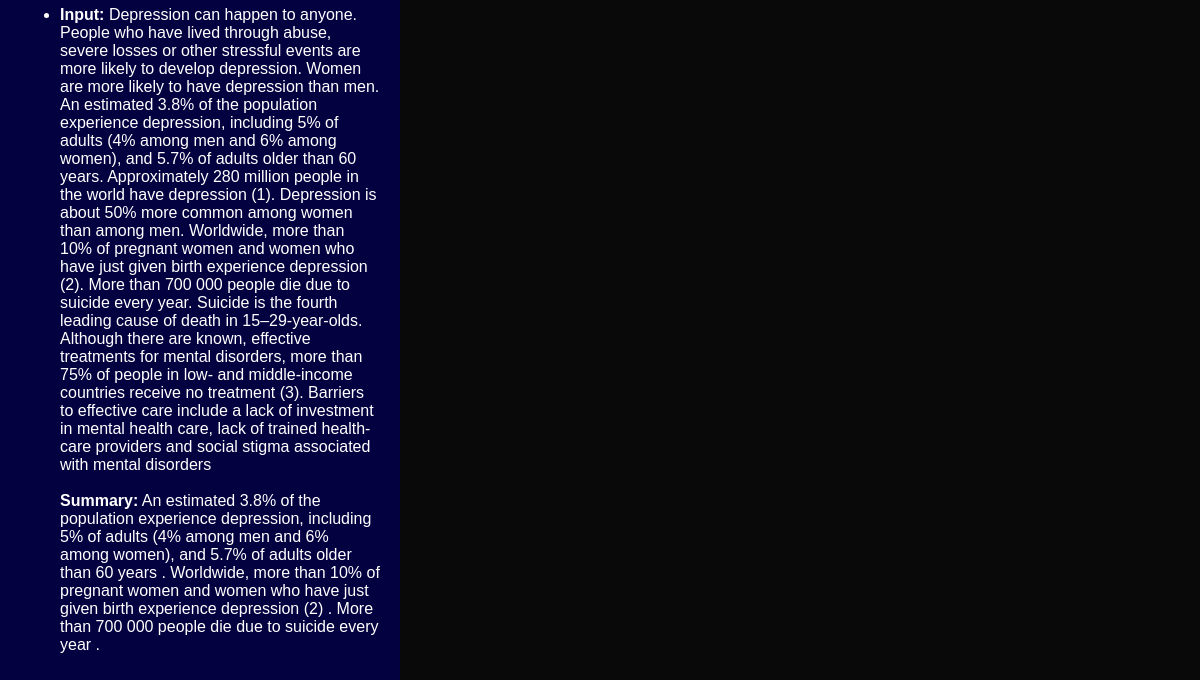
Before: /home (signed in, lower part) with the older database file.
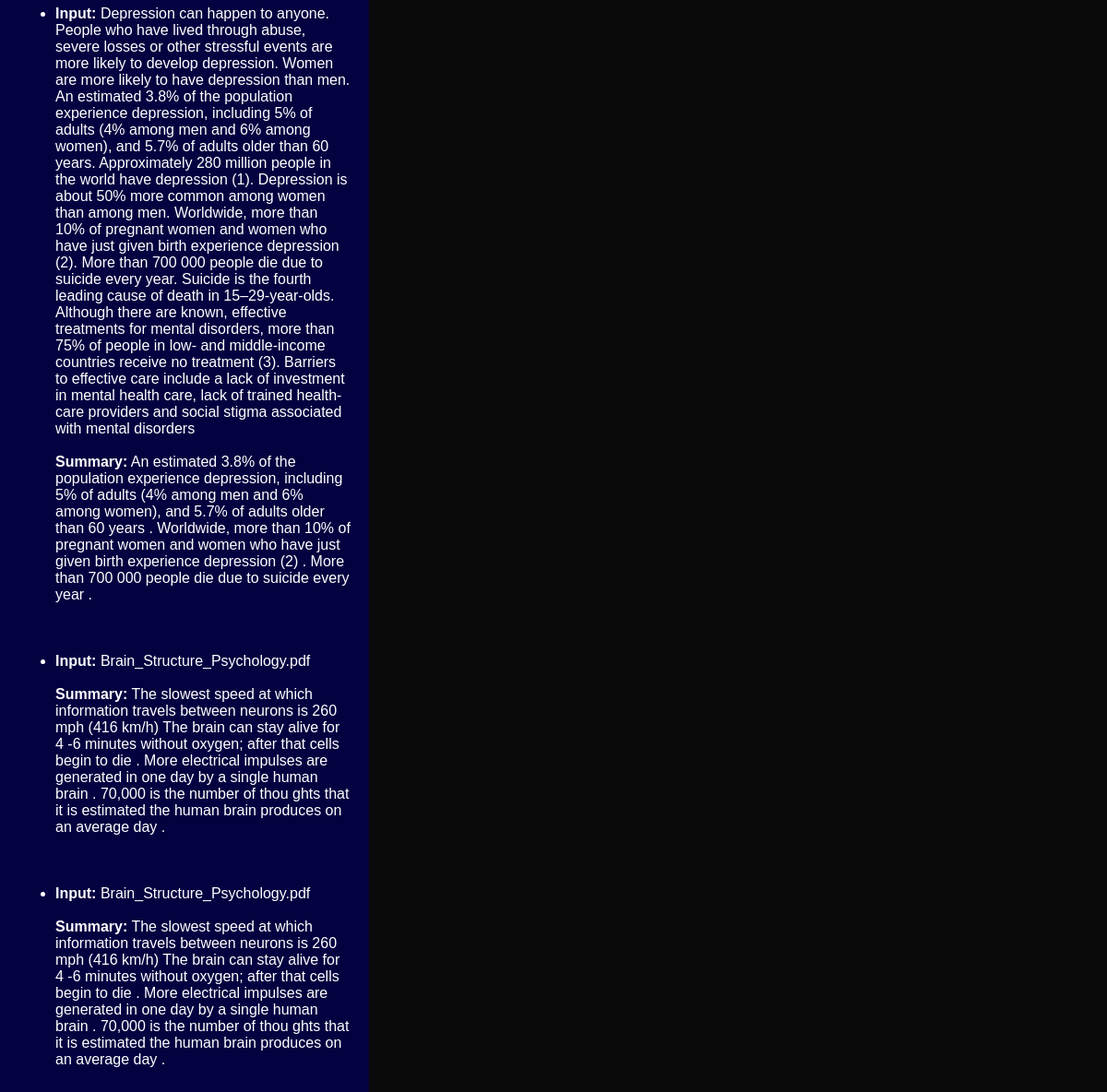
After: the same page with the newer database file.
### app.py (models this page shows)
class SummarizationHistory(db.Model):
    id = db.Column(db.Integer, primary_key=True)
    user_id = db.Column(db.Integer, db.ForeignKey('user.id'), nullable=False)
    input_text = db.Column(db.Text, nullable=False)
    summarized_text = db.Column(db.Text, nullable=False)

### app.py (the view)
@app.route('/home')
def home():
    if 'user_id' in session:
        user_id = session['user_id']
        user = User.query.filter_by(id=user_id).first()
        summarization_history = SummarizationHistory.query.filter_by(user_id=user.id).all()
        return render_template('mainwebpage.html', summarization_history=summarization_history)
    flash('Please log in to access the home page.', 'warning')
    return redirect(url_for('login'))

### templates/mainwebpage.html (shortened to what this page needs)
<!DOCTYPE html>
<html lang="en">
<head>
    <link rel="stylesheet" href="/static/styles/style.css">
</head>
<body>
    <div class="side-panel">
        <ul>
            {% for entry in summarization_history %}
                <li>
                    <strong>Input:</strong> {{ entry.input_text }}<br><br>
                    <strong>Summary:</strong> {{ entry.summarized_text }}
                    <br><br><br><br>
                </li>
            {% endfor %}
        </ul>
    </div>
</body>
</html>

### static/styles/style.css (style rules this page uses)
body { font-family: Arial, sans-serif; color: white; background-color: #090909; margin: 5%; padding: 0; }
.side-panel { height: 100%; width: 30%; position: fixed; z-index: 1; top: 0; left: 0; overflow-x: hidden; padding: 20px; background-color: rgb(4, 1, 64); }

Changed rows visible on the page:
added SummarizationHistory: input_text "Brain_Structure_Psychology.pdf", summarized_text "The slowest speed at which information travels between neurons is 260 mph (416 km/h) The brain can stay alive for 4 -6 minutes without oxygen; after that cells begin to die . More electrical impulses are generated in one day by a single human brain . 70,000 is the number of thou ghts that it is estimated the human brain produces on an average day ."
added SummarizationHistory: input_text "Brain_Structure_Psychology.pdf", summarized_text "The slowest speed at which information travels between neurons is 260 mph (416 km/h) The brain can stay alive for 4 -6 minutes without oxygen; after that cells begin to die . More electrical impulses are generated in one day by a single human brain . 70,000 is the number of thou ghts that it is estimated the human brain produces on an average day ."
